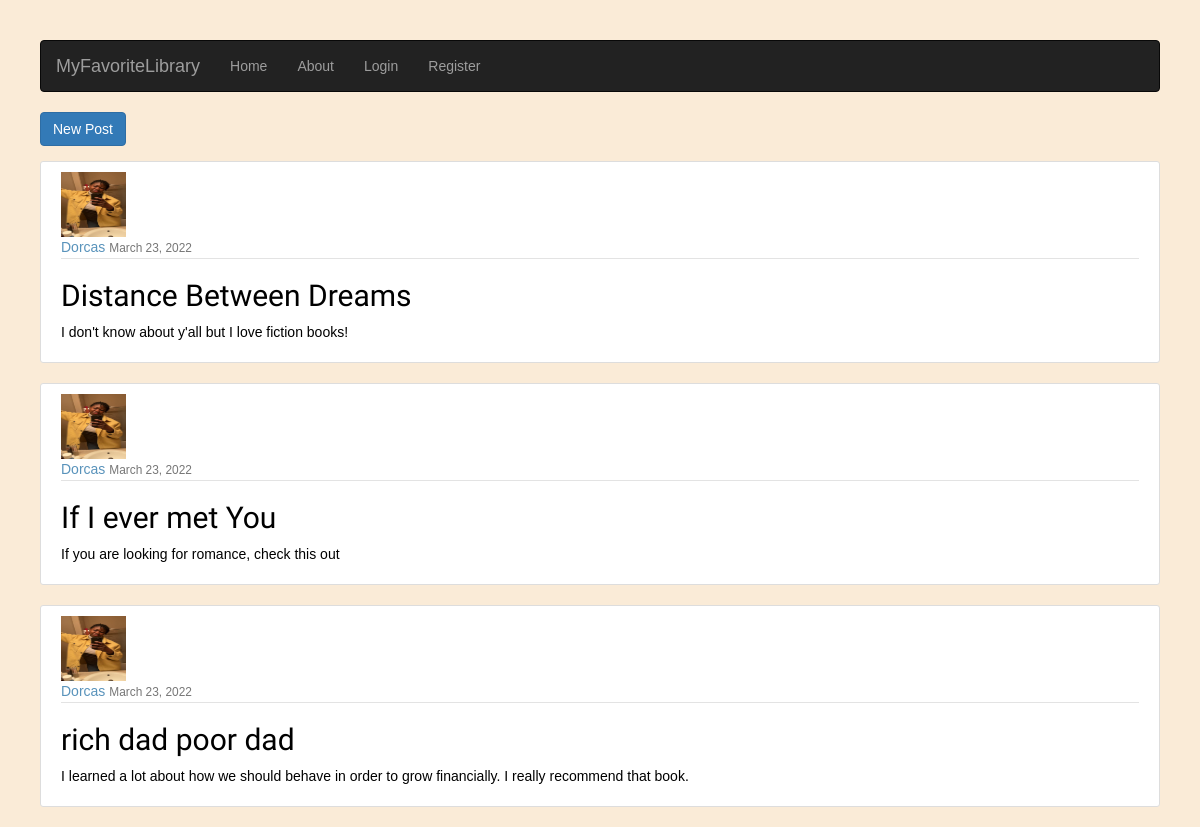
The app's page /bookclub/, older data.
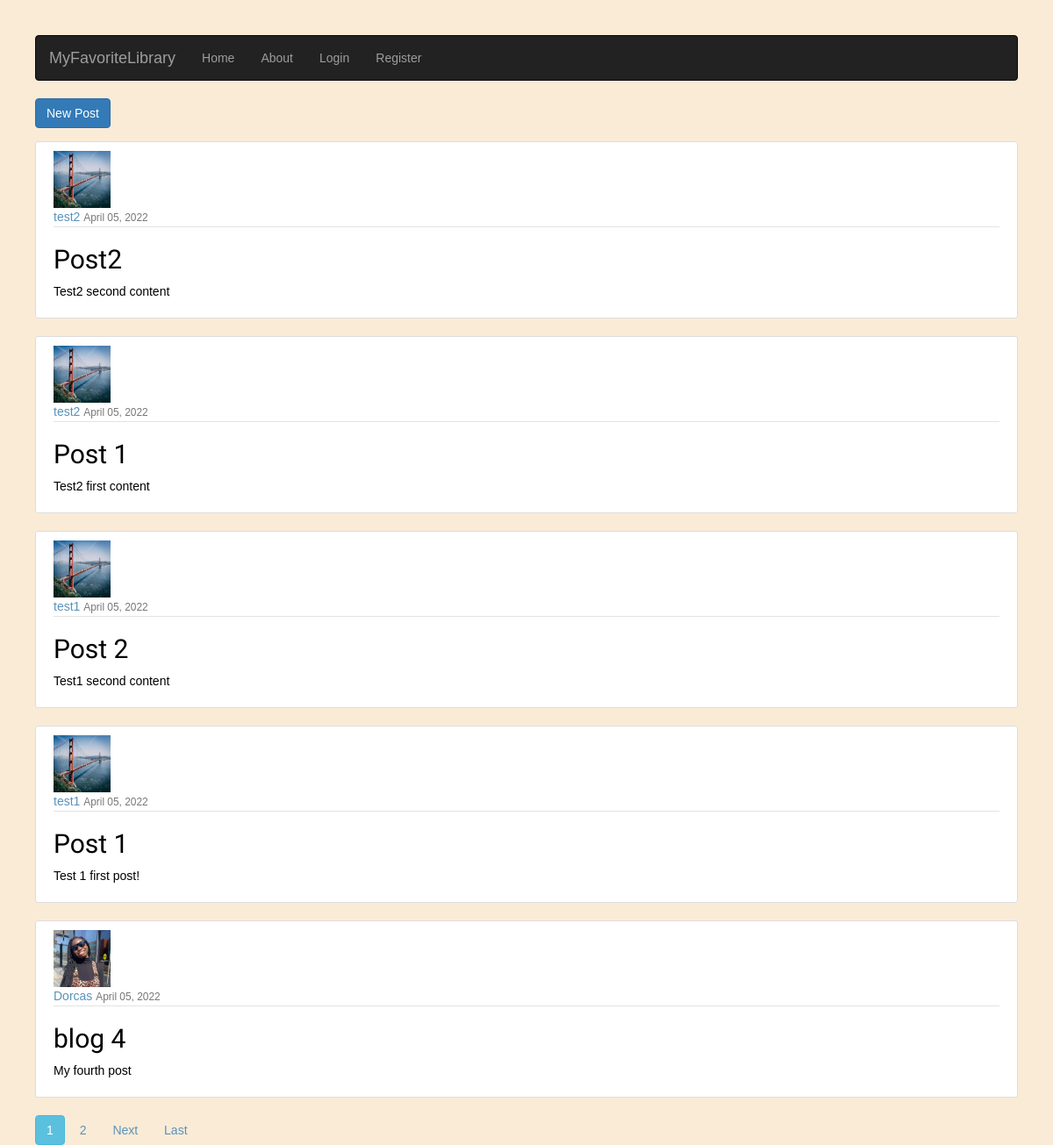
The same page, newer data.
### mfl/models.py (models this page shows, shortened)
class Post(models.Model):
    title = models.CharField(max_length=100)
    content = models.TextField()
    date_posted = models.DateTimeField(default=timezone.now)
    author = models.ForeignKey(User, on_delete=models.CASCADE)

### users/models.py (models this page shows, shortened)
class Profile(models.Model):
    user = models.OneToOneField(User, on_delete=models.CASCADE)
    image = models.ImageField(default='default.jpg', upload_to="profile_pics")

### mfl/views.py (the view)
# urls.py: path('bookclub/', PostListView.as_view(), name='bookclub'),
class PostListView(ListView):
    model = Post
    template_name = 'mfl/bookclub.html'
    context_object_name = 'posts'
    ordering = ['-date_posted']
    paginate_by = 5

### mfl/templates/mfl/bookclub.html (shortened to what this page needs)
{% extends 'mfl/base.html' %}
{% block content %}
    <div>
        <a class="btn btn-primary mb-4" href="{% url 'post-create' %}">New Post</a>
    </div>
    {% for post in posts %}
        <article class="media content-section">
          <img class="rounded-circle article-img" src="{{ post.author.profile.image.url }}">
          <div class="media-body">
            <div class="article-metadata">
              <a class="mr-2" href="{% url 'user-posts' post.author.username %}">{{ post.author }}</a>
              <small class="text-muted">{{ post.date_posted|date:"F d, Y" }}</small>
            </div>
            <h2><a class="article-title" href="{% url 'post-detail' post.id %}">{{ post.title }}</a></h2>
            <p class="article-content">{{ post.content }}</p>
          </div>
        </article>
    {% endfor %}
    {% if is_paginated %}
        {% for num in page_obj.paginator.page_range %}
            {% if page_obj.number == num %}
                <a class="btn btn-info mb-4" href="?page={{ num }}">{{ num }}</a>
            {% elif num > page_obj.number|add:'-3' and num < page_obj.number|add:'3' %}
                <a class="btn btn-outline-info mb-4" href="?page={{ num }}">{{ num }}</a>
            {% endif %}
        {% endfor %}
        {% if page_obj.has_next %}
            <a class="btn btn-outline-info mb-4" href="?page={{ page_obj.next_page_number }}">Next</a>
            <a class="btn btn-outline-info mb-4" href="?page={{ page_obj.paginator.num_pages }}">Last</a>
        {% endif %}
    {% endif %}
{% endblock content %}

Row changes from the older to the newer data that the page shows:
no longer on this page (row edited): Post: author.profile.image (picture), author "Dorcas", date_posted "March 23, 2022", title "Distance Between Dreams", content "I don't know about y'all but I love fiction books!"
no longer on this page (row edited): Post: author.profile.image (picture), author "Dorcas", date_posted "March 23, 2022", title "If I ever met You", content "If you are looking for romance, check this out"
no longer on this page (row edited): Post: author.profile.image (picture), author "Dorcas", date_posted "March 23, 2022", title "rich dad poor dad", content "I learned a lot about how we should behave in order to grow financially. I really recommend that book."
added Post: author.profile.image (placeholder picture), author "test2", date_posted "April 05, 2022", title "Post2", content "Test2 second content"
added Post: author.profile.image (placeholder picture), author "test2", date_posted "April 05, 2022", title "Post 1", content "Test2 first content"
added Post: author.profile.image (placeholder picture), author "test1", date_posted "April 05, 2022", title "Post 2", content "Test1 second content"
added Post: author.profile.image (placeholder picture), author "test1", date_posted "April 05, 2022", title "Post 1", content "Test 1 first post!"
added Post: author.profile.image (picture), author "Dorcas", date_posted "April 05, 2022", title "blog 4", content "My fourth post"
Text that changed along with them:
new list line: "1"
new list line: "2"
text now shown: "Next Last"
